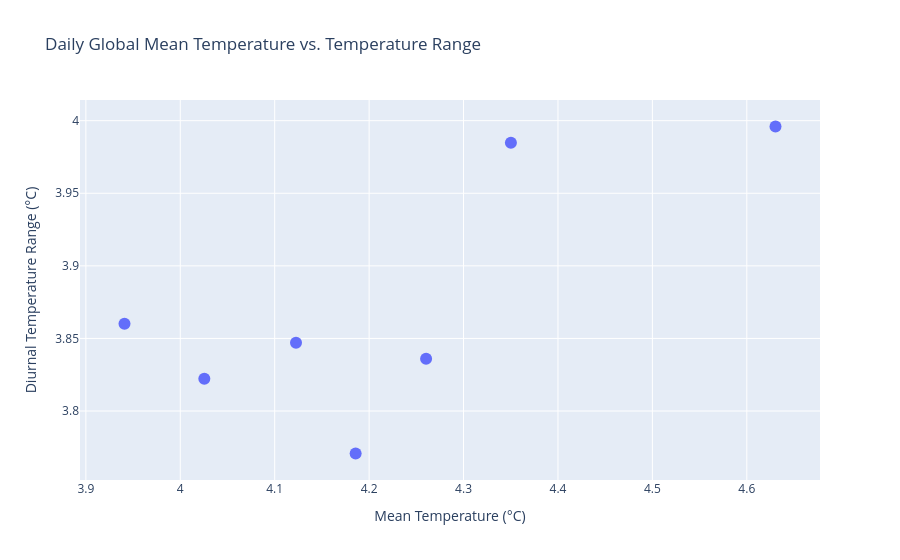

Notebook code for this chart:
### Code cell
import plotly.express as px
import pandas as pd

# Aggregate your data
global_mean_t2m = dataset['T2MMEAN'].mean(dim=['lat', 'lon'])
global_mean_range = dataset['TEMP_RANGE'].mean(dim=['lat', 'lon'])

# Create a pandas DataFrame for Plotly
df_agg = pd.DataFrame({
    'date': global_mean_t2m.time.values,
    'mean_temp': global_mean_t2m.values,
    'temp_range': global_mean_range.values
})

# Make the date column more readable
df_agg['date_str'] = df_agg['date'].dt.strftime('%Y-%m-%d')

# Create the interactive scatter plot
fig = px.scatter(
    df_agg,
    x='mean_temp',
    y='temp_range',
    hover_name='date_str', # This will show the date on hover
    title='Daily Global Mean Temperature vs. Temperature Range',
    labels={'mean_temp': 'Mean Temperature (°C)', 'temp_range': 'Diurnal Temperature Range (°C)'}
)

fig.update_traces(marker=dict(size=12))
fig.show()

### Figure 1 — Plotly figure (JSON) as saved in the notebook; plotly's stock layout.template omitted (floating-point values rounded to 4 significant figures)
{"data": [{"hovertemplate": "<b>%{hovertext}</b><br><br>Mean Temperature (°C)=%{x}<br>Diurnal Temperature Range (°C)=%{y}<extra></extra>", "hovertext": ["2024-01-01", "2024-01-02", "2024-01-03", "2024-01-04", "2024-01-05", "2024-01-06", "2024-01-07"], "legendgroup": "", "marker": {"color": "#636efa", "size": 12, "symbol": "circle"}, "mode": "markers", "name": "", "orientation": "v", "showlegend": false, "type": "scatter", "x": [4.63, 4.35, 4.26, 4.186, 4.123, 4.025, 3.941], "xaxis": "x", "y": [3.996, 3.985, 3.836, 3.771, 3.847, 3.822, 3.86], "yaxis": "y"}], "layout": {"legend": {"tracegroupgap": 0}, "title": {"text": "Daily Global Mean Temperature vs. Temperature Range"}, "xaxis": {"anchor": "y", "domain": [0, 1], "title": {"text": "Mean Temperature (°C)"}}, "yaxis": {"anchor": "x", "domain": [0, 1], "title": {"text": "Diurnal Temperature Range (°C)"}}}}
